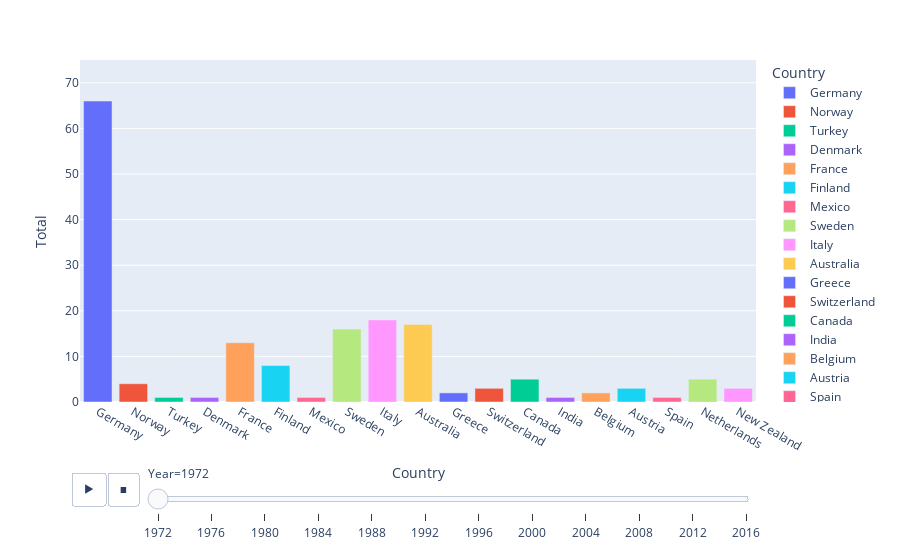

This figure's notebook cell:
### Code cell
fig = px.bar(df3, x="Country", y="Total", color="Country",
  animation_frame="Year", animation_group="Country", range_y=[0,75])
fig.show()

### Figure 1 — Plotly figure (JSON) as saved in the notebook; plotly's stock layout.template omitted (floating-point values rounded to 4 significant figures)
{"data": [{"alignmentgroup": "True", "hovertemplate": "Country=%{x}<br>Year=1972<br>Total=%{y}<extra></extra>", "ids": ["Germany", "Germany"], "legendgroup": "Germany", "marker": {"color": "#636efa"}, "name": "Germany", "offsetgroup": "Germany", "orientation": "v", "showlegend": true, "textposition": "auto", "type": "bar", "x": ["Germany", "Germany"], "xaxis": "x", "y": [66, 40], "yaxis": "y"}, {"alignmentgroup": "True", "hovertemplate": "Country=%{x}<br>Year=1972<br>Total=%{y}<extra></extra>", "ids": ["Norway"], "legendgroup": "Norway", "marker": {"color": "#EF553B"}, "name": "Norway", "offsetgroup": "Norway", "orientation": "v", "showlegend": true, "textposition": "auto", "type": "bar", "x": ["Norway"], "xaxis": "x", "y": [4], "yaxis": "y"}, {"alignmentgroup": "True", "hovertemplate": "Country=%{x}<br>Year=1972<br>Total=%{y}<extra></extra>", "ids": ["Turkey"], "legendgroup": "Turkey", "marker": {"color": "#00cc96"}, "name": "Turkey", "offsetgroup": "Turkey", "orientation": "v", "showlegend": true, "textposition": "auto", "type": "bar", "x": ["Turkey"], "xaxis": "x", "y": [1], "yaxis": "y"}, {"alignmentgroup": "True", "hovertemplate": "Country=%{x}<br>Year=1972<br>Total=%{y}<extra></extra>", "ids": ["Denmark"], "legendgroup": "Denmark", "marker": {"color": "#ab63fa"}, "name": "Denmark", "offsetgroup": "Denmark", "orientation": "v", "showlegend": true, "textposition": "auto", "type": "bar", "x": ["Denmark"], "xaxis": "x", "y": [1], "yaxis": "y"}, {"alignmentgroup": "True", "hovertemplate": "Country=%{x}<br>Year=1972<br>Total=%{y}<extra></extra>", "ids": ["France"], "legendgroup": "France", "marker": {"color": "#FFA15A"}, "name": "France", "offsetgroup": "France", "orientation": "v", "showlegend": true, "textposition": "auto", "type": "bar", "x": ["France"], "xaxis": "x", "y": [13], "yaxis": "y"}, {"alignmentgroup": "True", "hovertemplate": "Country=%{x}<br>Year=1972<br>Total=%{y}<extra></extra>", "ids": ["Finland"], "legendgroup": "Finland", "marker": {"color": "#19d3f3"}, "name": "Finland", "offsetgroup": "Finland", "orientation": "v", "showlegend": true, "textposition": "auto", "type": "bar", "x": ["Finland"], "xaxis": "x", "y": [8], "yaxis": "y"}, {"alignmentgroup": "True", "hovertemplate": "Country=%{x}<br>Year=1972<br>Total=%{y}<extra></extra>", "ids": ["Mexico"], "legendgroup": "Mexico", "marker": {"color": "#FF6692"}, "name": "Mexico", "offsetgroup": "Mexico", "orientation": "v", "showlegend": true, "textposition": "auto", "type": "bar", "x": ["Mexico"], "xaxis": "x", "y": [1], "yaxis": "y"}, {"alignmentgroup": "True", "hovertemplate": "Country=%{x}<br>Year=1972<br>Total=%{y}<extra></extra>", "ids": ["Sweden"], "legendgroup": "Sweden", "marker": {"color": "#B6E880"}, "name": "Sweden", "offsetgroup": "Sweden", "orientation": "v", "showlegend": true, "textposition": "auto", "type": "bar", "x": ["Sweden"], "xaxis": "x", "y": [16], "yaxis": "y"}, {"alignmentgroup": "True", "hovertemplate": "Country=%{x}<br>Year=1972<br>Total=%{y}<extra></extra>", "ids": ["Italy"], "legendgroup": "Italy", "marker": {"color": "#FF97FF"}, "name": "Italy", "offsetgroup": "Italy", "orientation": "v", "showlegend": true, "textposition": "auto", "type": "bar", "x": ["Italy"], "xaxis": "x", "y": [18], "yaxis": "y"}, {"alignmentgroup": "True", "hovertemplate": "Country=%{x}<br>Year=1972<br>Total=%{y}<extra></extra>", "ids": ["Australia"], "legendgroup": "Australia", "marker": {"color": "#FECB52"}, "name": "Australia", "offsetgroup": "Australia", "orientation": "v", "showlegend": true, "textposition": "auto", "type": "bar", "x": ["Australia"], "xaxis": "x", "y": [17], "yaxis": "y"}, {"alignmentgroup": "True", "hovertemplate": "Country=%{x}<br>Year=1972<br>Total=%{y}<extra></extra>", "ids": ["Greece"], "legendgroup": "Greece", "marker": {"color": "#636efa"}, "name": "Greece", "offsetgroup": "Greece", "orientation": "v", "showlegend": true, "textposition": "auto", "type": "bar", "x": ["Greece"], "xaxis": "x", "y": [2], "yaxis": "y"}, {"alignmentgroup": "True", "hovertemplate": "Country=%{x}<br>Year=1972<br>Total=%{y}<extra></extra>", "ids": ["Switzerland"], "legendgroup": "Switzerland", "marker": {"color": "#EF553B"}, "name": "Switzerland", "offsetgroup": "Switzerland", "orientation": "v", "showlegend": true, "textposition": "auto", "type": "bar", "x": ["Switzerland"], "xaxis": "x", "y": [3], "yaxis": "y"}, {"alignmentgroup": "True", "hovertemplate": "Country=%{x}<br>Year=1972<br>Total=%{y}<extra></extra>", "ids": ["Canada"], "legendgroup": "Canada", "marker": {"color": "#00cc96"}, "name": "Canada", "offsetgroup": "Canada", "orientation": "v", "showlegend": true, "textposition": "auto", "type": "bar", "x": ["Canada"], "xaxis": "x", "y": [5], "yaxis": "y"}, {"alignmentgroup": "True", "hovertemplate": "Country=%{x}<br>Year=1972<br>Total=%{y}<extra></extra>", "ids": ["India"], "legendgroup": "India", "marker": {"color": "#ab63fa"}, "name": "India", "offsetgroup": "India", "orientation": "v", "showlegend": true, "textposition": "auto", "type": "bar", "x": ["India"], "xaxis": "x", "y": [1], "yaxis": "y"}, {"alignmentgroup": "True", "hovertemplate": "Country=%{x}<br>Year=1972<br>Total=%{y}<extra></extra>", "ids": ["Belgium"], "legendgroup": "Belgium", "marker": {"color": "#FFA15A"}, "name": "Belgium", "offsetgroup": "Belgium", "orientation": "v", "showlegend": true, "textposition": "auto", "type": "bar", "x": ["Belgium"], "xaxis": "x", "y": [2], "yaxis": "y"}, {"alignmentgroup": "True", "hovertemplate": "Country=%{x}<br>Year=1972<br>Total=%{y}<extra></extra>", "ids": ["Austria"], "legendgroup": "Austria", "marker": {"color": "#19d3f3"}, "name": "Austria", "offsetgroup": "Austria", "orientation": "v", "showlegend": true, "textposition": "auto", "type": "bar", "x": ["Austria"], "xaxis": "x", "y": [3], "yaxis": "y"}, {"alignmentgroup": "True", "hovertemplate": "Country=%{x}<br>Year=1972<br>Total=%{y}<extra></extra>", "ids": ["Spain"], "legendgroup": "Spain", "marker": {"color": "#FF6692"}, "name": "Spain", "offsetgroup": "Spain", "orientation": "v", "showlegend": true, "textposition": "auto", "type": "bar", "x": ["Spain"], "xaxis": "x", "y": [1], "yaxis": "y"}, {"alignmentgroup": "True", "hovertemplate": "Country=%{x}<br>Year=1972<br>Total=%{y}<extra></extra>", "ids": ["Netherlands"], "legendgroup": "Netherlands", "marker": {"color": "#B6E880"}, "name": "Netherlands", "offsetgroup": "Netherlands", "orientation": "v", "showlegend": true, "textposition": "auto", "type": "bar", "x": ["Netherlands"], "xaxis": "x", "y": [5], "yaxis": "y"}, {"alignmentgroup": "True", "hovertemplate": "Country=%{x}<br>Year=1972<br>Total=%{y}<extra></extra>", "ids": ["New Zealand"], "legendgroup": "New Zealand", "marker": {"color": "#FF97FF"}, "name": "New Zealand", "offsetgroup": "New Zealand", "orientation": "v", "showlegend": true, "textposition": "auto", "type": "bar", "x": ["New Zealand"], "xaxis": "x", "y": [3], "yaxis": "y"}], "layout": {"barmode": "relative", "legend": {"title": {"text": "Country"}, "tracegroupgap": 0}, "margin": {"t": 60}, "sliders": [{"active": 0, "currentvalue": {"prefix": "Year="}, "len": 0.9, "pad": {"b": 10, "t": 60}, "steps": [{"args": [["1972"], {"frame": {"duration": 0, "redraw": true}, "fromcurrent": true, "mode": "immediate", "transition": {"duration": 0, "easing": "linear"}}], "label": "1972", "method": "animate"}, {"args": [["1976"], {"frame": {"duration": 0, "redraw": true}, "fromcurrent": true, "mode": "immediate", "transition": {"duration": 0, "easing": "linear"}}], "label": "1976", "method": "animate"}, {"args": [["1980"], {"frame": {"duration": 0, "redraw": true}, "fromcurrent": true, "mode": "immediate", "transition": {"duration": 0, "easing": "linear"}}], "label": "1980", "method": "animate"}, {"args": [["1984"], {"frame": {"duration": 0, "redraw": true}, "fromcurrent": true, "mode": "immediate", "transition": {"duration": 0, "easing": "linear"}}], "label": "1984", "method": "animate"}, {"args": [["1988"], {"frame": {"duration": 0, "redraw": true}, "fromcurrent": true, "mode": "immediate", "transition": {"duration": 0, "easing": "linear"}}], "label": "1988", "method": "animate"}, {"args": [["1992"], {"frame": {"duration": 0, "redraw": true}, "fromcurrent": true, "mode": "immediate", "transition": {"duration": 0, "easing": "linear"}}], "label": "1992", "method": "animate"}, {"args": [["1996"], {"frame": {"duration": 0, "redraw": true}, "fromcurrent": true, "mode": "immediate", "transition": {"duration": 0, "easing": "linear"}}], "label": "1996", "method": "animate"}, {"args": [["2000"], {"frame": {"duration": 0, "redraw": true}, "fromcurrent": true, "mode": "immediate", "transition": {"duration": 0, "easing": "linear"}}], "label": "2000", "method": "animate"}, {"args": [["2004"], {"frame": {"duration": 0, "redraw": true}, "fromcurrent": true, "mode": "immediate", "transition": {"duration": 0, "easing": "linear"}}], "label": "2004", "method": "animate"}, {"args": [["2008"], {"frame": {"duration": 0, "redraw": true}, "fromcurrent": true, "mode": "immediate", "transition": {"duration": 0, "easing": "linear"}}], "label": "2008", "method": "animate"}, {"args": [["2012"], {"frame": {"duration": 0, "redraw": true}, "fromcurrent": true, "mode": "immediate", "transition": {"duration": 0, "easing": "linear"}}], "label": "2012", "method": "animate"}, {"args": [["2016"], {"frame": {"duration": 0, "redraw": true}, "fromcurrent": true, "mode": "immediate", "transition": {"duration": 0, "easing": "linear"}}], "label": "2016", "method": "animate"}], "x": 0.1, "xanchor": "left", "y": 0, "yanchor": "top"}], "updatemenus": [{"buttons": [{"args": [null, {"frame": {"duration": 500, "redraw": true}, "fromcurrent": true, "mode": "immediate", "transition": {"duration": 500, "easing": "linear"}}], "label": "&#9654;", "method": "animate"}, {"args": [[null], {"frame": {"duration": 0, "redraw": true}, "fromcurrent": true, "mode": "immediate", "transition": {"duration": 0, "easing": "linear"}}], "label": "&#9724;", "method": "animate"}], "direction": "left", "pad": {"r": 10, "t": 70}, "showactive": false, "type": "buttons", "x": 0.1, "xanchor": "right", "y": 0, "yanchor": "top"}], "xaxis": {"anchor": "y", "categoryarray": ["Germany", "Norway", "Turkey", "Denmark", "France", "Finland", "Mexico", "Sweden", "Italy", "Australia", "Greece", "Switzerland", "Canada", "India", "Belgium", "Austria", "Spain", "Netherlands", "New Zealand", "Portugal", "Ireland", "Colombia", "Iceland", "Chile", "South Africa", "Hungary", "Poland", "Czech Republic", "Slovenia", "Israel", "Brazil", "Bulgaria", "Indonesia", "Costa Rica", "Romania", "Lithuania", "Croatia", "Latvia", "Saudi Arabia", "Estonia", "Argentina", "Cyprus"], "categoryorder": "array", "domain": [0, 1], "title": {"text": "Country"}}, "yaxis": {"anchor": "x", "domain": [0, 1], "range": [0, 75], "title": {"text": "Total"}}}}
